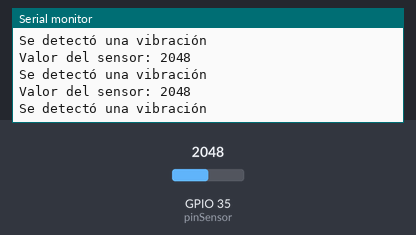
The sketch below on a simulated ESP32. Shown: the last lines printed to the serial monitor. Inputs (shaded band) come from the test bench; at power-on: GPIO 35 (pinSensor) = 2048.

Above: at 1.2 s.
1.3 s: GPIO 35 (pinSensor) set to 2866
At 2.21 s:
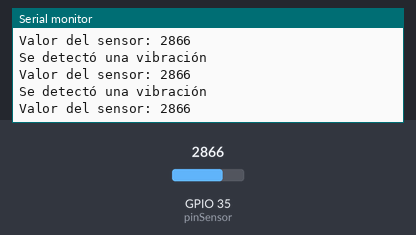
2.8 s: GPIO 35 (pinSensor) set to 3603
At 2.82 s:
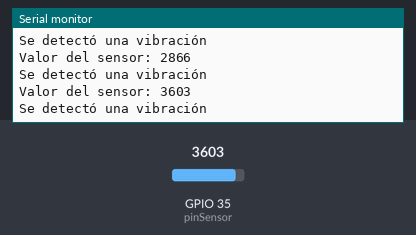
Timing chart, 0 to 5.8 s (numbered marks = the images above; inputs shaded):
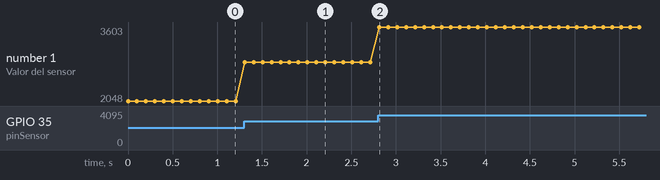

The sketch:

vibra.ino
```cpp
const int pinSensor = 35;
const int umbral = 500;

void setup() {
  Serial.begin(9066);
  pinMode(pinSensor, INPUT);
}

void loop() {
  int valorSensor = analogRead(pinSensor);
  Serial.print("Valor del sensor: ");
  Serial.println(valorSensor);

  if (valorSensor > umbral) {
    Serial.println("Se detectó una vibración");

  }

  delay(100);
}
```

Measured:
- after the input at 1.3 s, the serial monitor: prints a new line at once (image 1)
- after the input at 2.8 s, the serial monitor: prints a new line at once (image 2)
- plotted number 1: 2048 → 2866 after the input at 1.3 s, 2866 → 3603 after the input at 2.8 s
